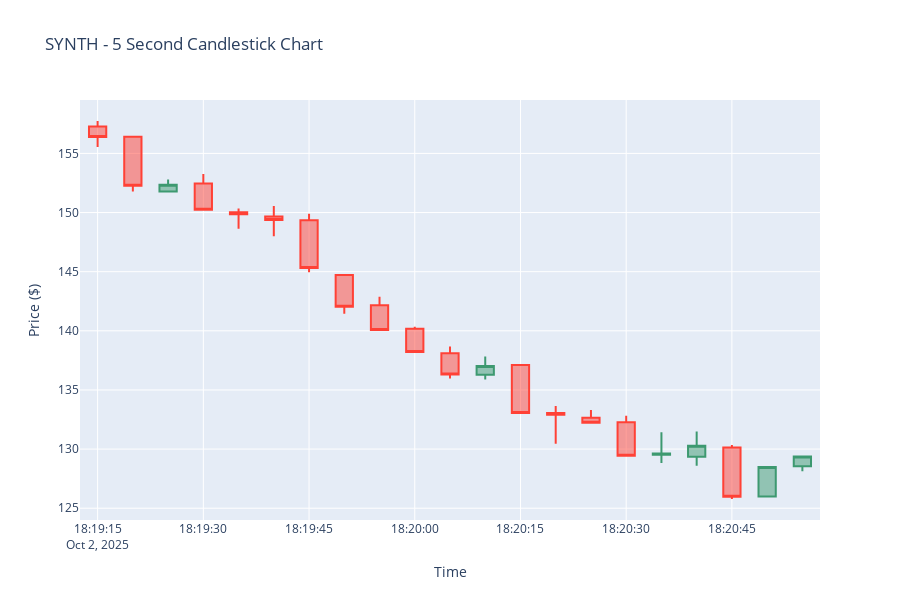

Source (notebook cell):
### Markdown cell above
## Plot OHLC Candlestick Chart (5-second bars)

### Code cell
# Create candlestick chart using plotly
fig = go.Figure(data=[go.Candlestick(
    x=ohlc_5s.index,
    open=ohlc_5s['open'],
    high=ohlc_5s['high'],
    low=ohlc_5s['low'],
    close=ohlc_5s['close'],
    name='SYNTH'
)])

fig.update_layout(
    title='SYNTH - 5 Second Candlestick Chart',
    yaxis_title='Price ($)',
    xaxis_title='Time',
    height=600,
    xaxis_rangeslider_visible=False
)

fig.show()

### Figure 1 — Plotly figure (JSON) as saved in the notebook; plotly's stock layout.template omitted (floating-point values rounded to 4 significant figures)
{"data": [{"close": [156.4, 152.3, 152.4, 150.2, 149.8, 149.4, 145.3, 142.0, 140.1, 138.2, 136.3, 137.0, 133.1, 132.9, 132.2, 129.4, 129.6, 130.3, 126.0, 128.5, 129.4], "high": [157.7, 156.4, 152.8, 153.2, 150.3, 150.6, 149.9, 144.8, 142.9, 140.3, 138.7, 137.8, 137.1, 133.7, 133.3, 132.8, 131.4, 131.5, 130.3, 128.6, 129.4], "low": [155.5, 151.8, 151.7, 150.2, 148.6, 148.0, 144.9, 141.4, 140.1, 138.2, 136.0, 135.9, 133.1, 130.4, 132.2, 129.4, 128.8, 128.6, 125.8, 126, 128.1], "name": "SYNTH", "open": [157.3, 156.4, 151.8, 152.4, 150.0, 149.7, 149.3, 144.7, 142.2, 140.2, 138.1, 136.3, 137.1, 133.1, 132.7, 132.3, 129.5, 129.3, 130.1, 126, 128.5], "type": "candlestick", "x": ["2025-10-02T18:19:15+00:00", "2025-10-02T18:19:20+00:00", "2025-10-02T18:19:25+00:00", "2025-10-02T18:19:30+00:00", "2025-10-02T18:19:35+00:00", "2025-10-02T18:19:40+00:00", "2025-10-02T18:19:45+00:00", "2025-10-02T18:19:50+00:00", "2025-10-02T18:19:55+00:00", "2025-10-02T18:20:00+00:00", "2025-10-02T18:20:05+00:00", "2025-10-02T18:20:10+00:00", "2025-10-02T18:20:15+00:00", "2025-10-02T18:20:20+00:00", "2025-10-02T18:20:25+00:00", "2025-10-02T18:20:30+00:00", "2025-10-02T18:20:35+00:00", "2025-10-02T18:20:40+00:00", "2025-10-02T18:20:45+00:00", "2025-10-02T18:20:50+00:00", "2025-10-02T18:20:55+00:00"]}], "layout": {"height": 600, "title": {"text": "SYNTH - 5 Second Candlestick Chart"}, "xaxis": {"rangeslider": {"visible": false}, "title": {"text": "Time"}}, "yaxis": {"title": {"text": "Price ($)"}}}}
